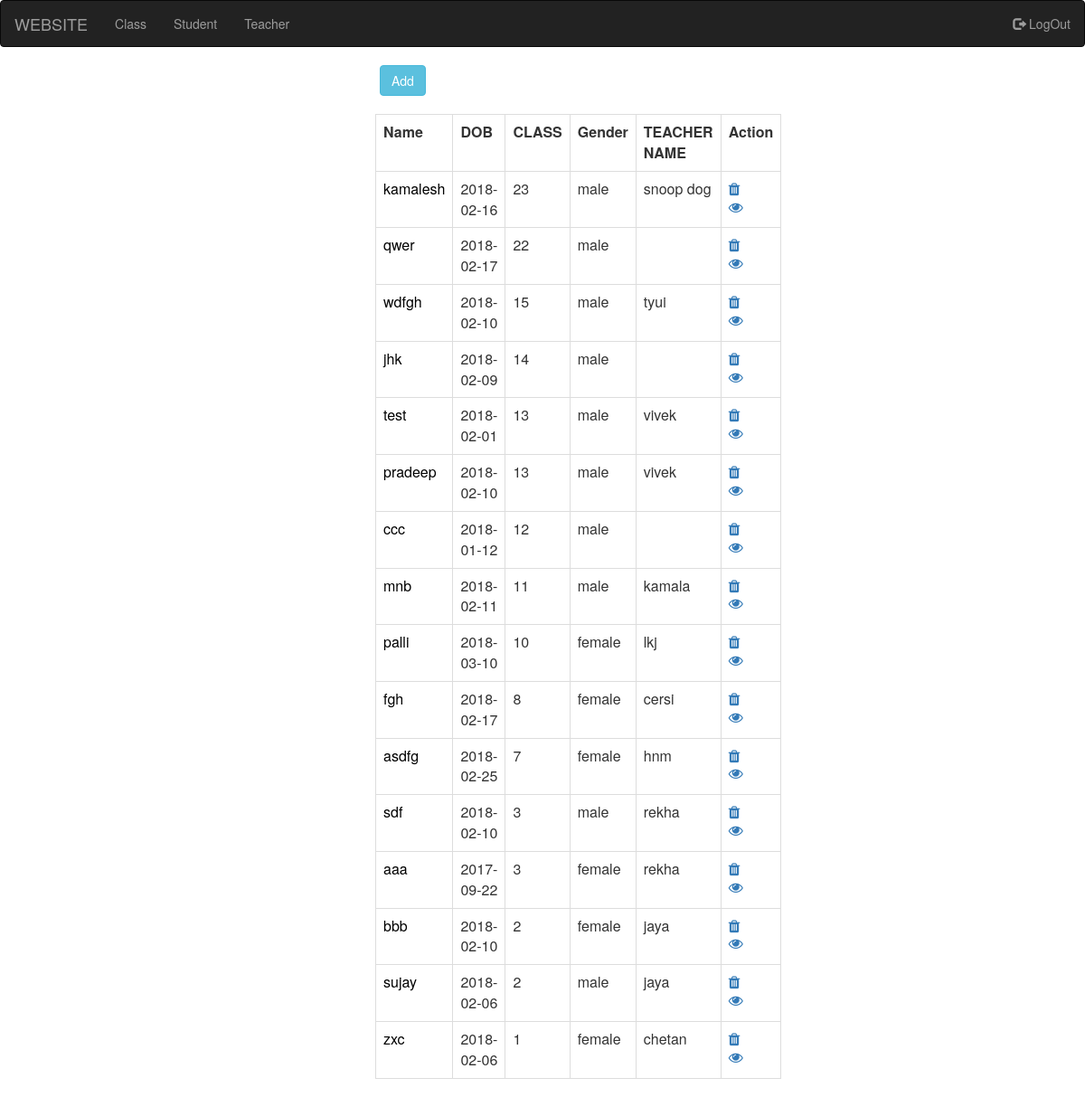
Page /StudentList.php (signed in) on the committed database.
### tables this page shows
CREATE TABLE `student` (
  `id` int(11) NOT NULL,
  `name` varchar(30) NOT NULL,
  `dob` date NOT NULL,
  `class` int(11) NOT NULL,
  `gender` varchar(10) NOT NULL,
  `status` int(11) DEFAULT '0'
);

CREATE TABLE `teachers` (
  `teacher_id` int(11) NOT NULL,
  `name` varchar(30) NOT NULL,
  `class` int(11) NOT NULL,
  `gender` varchar(30) NOT NULL,
  `qualification` varchar(30) NOT NULL,
  `status` int(11) DEFAULT '0'
);

### StudentList.php (the view, shortened to what this page needs)
<?php
        include("dashboard.php");
?>
        <div class="container">
        	<div class="row">
        		<div class="col-sm-4"></div>
        		<div class="col-sm-4 ">
                <button type="button" class="btn btn-info " data-toggle="modal" data-target="#myModal">Add</button>
        		</div>
        		<div class="col-sm-4"></div>
        	</div>
        </div>
        <div class="container-fluid">
        	<div class="row">
        		<div class="col-sm-4"></div>
        		<div class="col-sm-4">
        			<?php
        		class select{
			 			public function fetch(){
    					$db= new db();
			            $conn=$db->connect();
			            $sql="CALL studentlist_proc()";
                        $res=mysqli_query($conn,$sql);
                         echo "<table class='table table-bordered' cellpadding='20'>";
			             echo "<tr> <th>Name</th> <th>DOB</th> <th>CLASS</th> <th>Gender</th> <th>TEACHER NAME</th> <th>Action</th> </tr>";
			            while($row=mysqli_fetch_object($res))
			           {
                         echo "<tr> <td><a href='EditStudent.php?id=$row->id' style='color:black'>$row->name</a></td>
                         <td> $row->dob</td>
                         <td> $row->class</td>
                         <td> $row->gender</td>
                         <td> $row->TeacherName</td>
                         <td> <a href='DeleteStudent.php?id=$row->id'><i class='fa fa-trash'></i></a> &nbsp &nbsp
                              <a href='#' data-toggle='modal' data-target='#editmodal' onclick='myFunction($row->id)'><i class='fa fa-eye'></i></a></td>
                         <tr>";
			           }
			           echo "</table>";
			        }
		        }
		         $obj = new select();
		         $obj->fetch();
		         ?>
                </div>
        		<div class="col-sm-4"></div>
        	</div>
        </div>

### rows in the picture
student: name "kamalesh", dob "2018-02-16", class "23", gender "male", teachers.name "snoop dog"
student: name "qwer", dob "2018-02-17", class "22", gender "male"
student: name "wdfgh", dob "2018-02-10", class "15", gender "male", teachers.name "tyui"
student: name "jhk", dob "2018-02-09", class "14", gender "male"
student: name "test", dob "2018-02-01", class "13", gender "male", teachers.name "vivek"
student: name "pradeep", dob "2018-02-10", class "13", gender "male", teachers.name "vivek"
student: name "ccc", dob "2018-01-12", class "12", gender "male"
student: name "mnb", dob "2018-02-11", class "11", gender "male", teachers.name "kamala"
student: name "palli", dob "2018-03-10", class "10", gender "female", teachers.name "lkj"
student: name "fgh", dob "2018-02-17", class "8", gender "female", teachers.name "cersi"
student: name "asdfg", dob "2018-02-25", class "7", gender "female", teachers.name "hnm"
student: name "sdf", dob "2018-02-10", class "3", gender "male", teachers.name "rekha"
student: name "aaa", dob "2017-09-22", class "3", gender "female", teachers.name "rekha"
student: name "bbb", dob "2018-02-10", class "2", gender "female", teachers.name "jaya"
student: name "sujay", dob "2018-02-06", class "2", gender "male", teachers.name "jaya"
student: name "zxc", dob "2018-02-06", class "1", gender "female", teachers.name "chetan"
